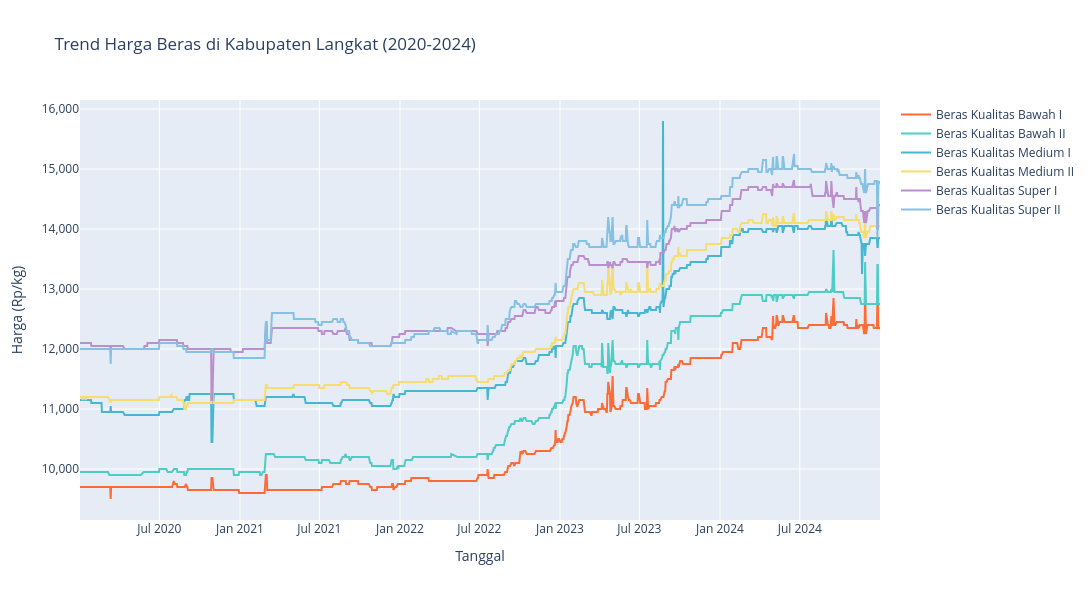
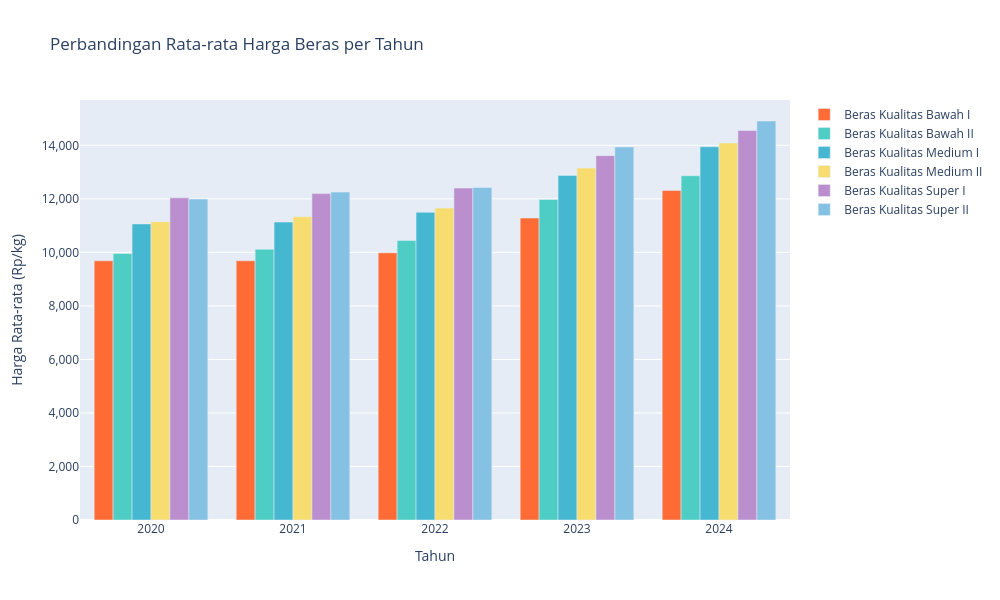
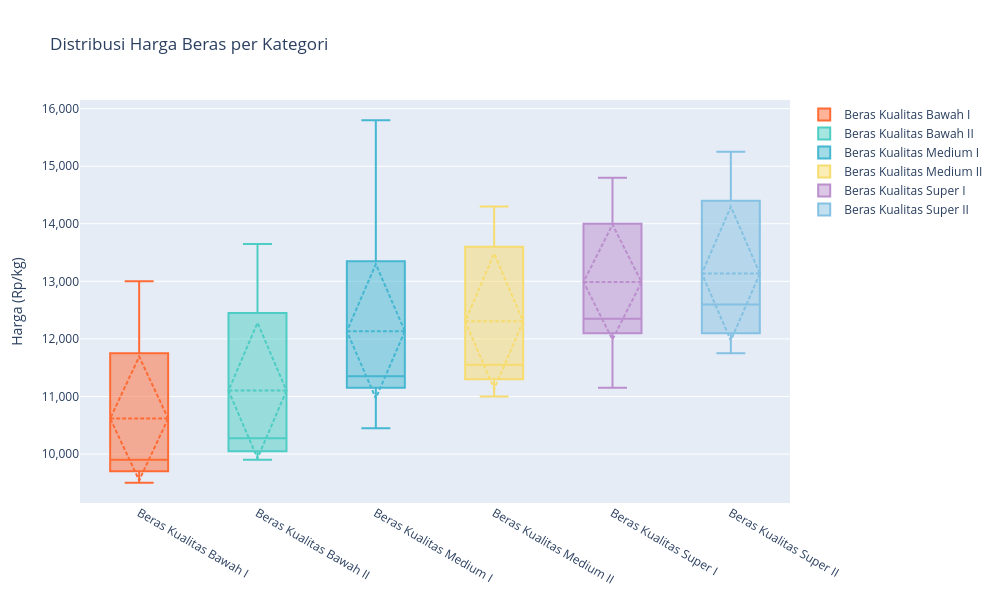
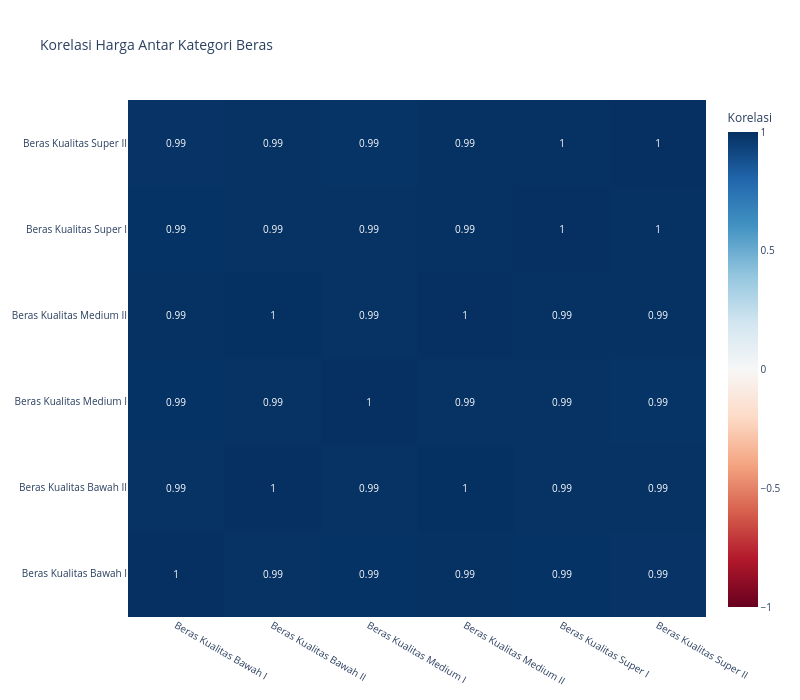

Notebook code cell kept with these figures, in order:
### Code cell
# Cell 3: Visualisasi Trend Harga Beras + Save

print("📊 Membuat visualisasi trend harga beras...")

# 1. Line chart trend semua kategori beras
fig_all_trends = go.Figure()

colors = ['#FF6B35', '#4ECDC4', '#45B7D1', '#F7DC6F', '#BB8FCE', '#85C1E2']

for i, kategori in enumerate(kategori_beras):
    fig_all_trends.add_trace(go.Scatter(
        x=df['Tanggal'],
        y=df[kategori],
        mode='lines',
        name=kategori,
        line=dict(width=2, color=colors[i % len(colors)]),
        hovertemplate='%{x|%Y-%m-%d}<br>Harga: Rp %{y:,.0f}<extra></extra>'
    ))

fig_all_trends.update_layout(
    title="Trend Harga Beras di Kabupaten Langkat (2020-2024)",
    xaxis_title="Tanggal",
    yaxis_title="Harga (Rp/kg)",
    font=dict(size=12),
    width=1200,
    height=600,
    yaxis={'tickformat': ',.0f'},
    hovermode='x unified',
    legend=dict(
        orientation="v",
        yanchor="top",
        y=1,
        xanchor="left",
        x=1.02
    )
)

fig_all_trends.show()

# 2. Perbandingan harga rata-rata per tahun untuk setiap kategori
yearly_avg = df.groupby('Tahun')[kategori_beras].mean().reset_index()

fig_yearly = go.Figure()

for i, kategori in enumerate(kategori_beras):
    fig_yearly.add_trace(go.Bar(
        name=kategori,
        x=yearly_avg['Tahun'],
        y=yearly_avg[kategori],
        marker_color=colors[i % len(colors)],
        hovertemplate='Tahun %{x}<br>Harga: Rp %{y:,.0f}<extra></extra>'
    ))

fig_yearly.update_layout(
    title="Perbandingan Rata-rata Harga Beras per Tahun",
    xaxis_title="Tahun",
    yaxis_title="Harga Rata-rata (Rp/kg)",
    barmode='group',
    font=dict(size=12),
    width=1000,
    height=600,
    yaxis={'tickformat': ',.0f'},
    xaxis={'dtick': 1}
)

fig_yearly.show()

# 3. Box plot distribusi harga per kategori
fig_box = go.Figure()

for i, kategori in enumerate(kategori_beras):
    fig_box.add_trace(go.Box(
        y=df[kategori],
        name=kategori,
        marker_color=colors[i % len(colors)],
        boxmean='sd'
    ))

fig_box.update_layout(
    title="Distribusi Harga Beras per Kategori",
    yaxis_title="Harga (Rp/kg)",
    font=dict(size=12),
    width=1000,
    height=600,
    yaxis={'tickformat': ',.0f'},
    showlegend=True
)

fig_box.show()

# 4. Heatmap korelasi antar kategori beras
correlation_matrix = df[kategori_beras].corr()

fig_corr = go.Figure(data=go.Heatmap(
    z=correlation_matrix.values,
    x=correlation_matrix.columns,
    y=correlation_matrix.columns,
    colorscale='RdBu',
    zmid=0,
    text=correlation_matrix.values.round(2),
    texttemplate='%{text}',
    textfont={"size": 10},
    colorbar=dict(title="Korelasi")
))

fig_corr.update_layout(
    title="Korelasi Harga Antar Kategori Beras",
    font=dict(size=10),
    width=800,
    height=700
)

fig_corr.show()

# Analisis trend per tahun
print("\n📈 ANALISIS TREND HARGA PER TAHUN:")
print("=" * 80)
for i in range(len(yearly_avg) - 1):
    current_year = int(yearly_avg.iloc[i]['Tahun'])
    next_year = int(yearly_avg.iloc[i + 1]['Tahun'])
    
    print(f"\n{current_year} → {next_year}:")
    for kategori in kategori_beras:
        current_price = yearly_avg.iloc[i][kategori]
        next_price = yearly_avg.iloc[i + 1][kategori]
        change = next_price - current_price
        change_pct = (change / current_price) * 100
        trend = "📈 NAIK" if change > 0 else "📉 TURUN" if change < 0 else "➡️ STABIL"
        
        print(f"  {kategori}: {trend}")
        print(f"    Perubahan: Rp {change:,.0f} ({change_pct:+.2f}%)")

# Save visualizations
fig_all_trends.write_html('flask_components/visualizations/trend_harga_semua_kategori.html')
fig_yearly.write_html('flask_components/visualizations/perbandingan_harga_per_tahun.html')
fig_box.write_html('flask_components/visualizations/distribusi_harga_per_kategori.html')
fig_corr.write_html('flask_components/visualizations/korelasi_harga_antar_kategori.html')

print("\n📊 Visualisasi trend harga berhasil ditampilkan!")
print("💾 Semua visualisasi sudah disimpan!")

# ===== VISUALISASI FAKTOR CUACA (TAMBAHAN SESUAI REVISI) =====
print("\n🌦️  Membuat visualisasi faktor cuaca terhadap harga beras...")

# 5. Trend Temperatur & Curah Hujan harian (dual axis)
fig_weather_trend = make_subplots(specs=[[{"secondary_y": True}]])

fig_weather_trend.add_trace(
    go.Scatter(
        x=df['Tanggal'], y=df['Temperatur'],
        mode='lines', name='Temperatur (°C)',
        line=dict(color='#E74C3C', width=1.5),
        hovertemplate='%{x|%Y-%m-%d}<br>Temperatur: %{y:.1f}°C<extra></extra>'
    ),
    secondary_y=False
)

fig_weather_trend.add_trace(
    go.Bar(
        x=df['Tanggal'], y=df['Curah_Hujan'],
        name='Curah Hujan (mm)',
        marker_color='#3498DB', opacity=0.4,
        hovertemplate='%{x|%Y-%m-%d}<br>Curah Hujan: %{y:.1f}mm<extra></extra>'
    ),
    secondary_y=True
)

fig_weather_trend.update_layout(
    title="Trend Temperatur dan Curah Hujan Harian (2020-2024)",
    font=dict(size=12),
    width=1200,
    height=600,
    hovermode='x unified',
    legend=dict(orientation="h", yanchor="bottom", y=1.02, xanchor="right", x=1)
)
fig_weather_trend.update_yaxes(title_text="Temperatur (°C)", secondary_y=False)
fig_weather_trend.update_yaxes(title_text="Curah Hujan (mm)", secondary_y=True)

fig_weather_trend.show()

# 6. Korelasi Cuaca terhadap Harga Beras (bar chart, per kategori)
weather_corr_long = weather_corr.reset_index().melt(
    id_vars='index', var_name='Faktor Cuaca', value_name='Korelasi'
)
weather_corr_long.columns = ['Kategori', 'Faktor Cuaca', 'Korelasi']
weather_corr_long['Kategori'] = weather_corr_long['Kategori'].str.replace('Beras Kualitas ', '')

fig_weather_corr = px.bar(
    weather_corr_long,
    x='Kategori', y='Korelasi', color='Faktor Cuaca',
    barmode='group',
    title='Korelasi Faktor Cuaca terhadap Harga Beras per Kategori',
    color_discrete_sequence=['#E74C3C', '#3498DB']
)
fig_weather_corr.update_layout(
    width=1100, height=550, font=dict(size=12),
    yaxis_title='Koefisien Korelasi (Pearson)'
)
fig_weather_corr.add_hline(y=0, line_dash='dot', line_color='gray')

fig_weather_corr.show()

print(f"\n📌 CATATAN: Korelasi cuaca terhadap harga relatif lemah (|r| < 0.2),")
print(f"   menunjukkan cuaca bukan faktor dominan, namun tetap relevan")
print(f"   dimasukkan sebagai variabel eksogen sesuai arahan pembimbing.")

# Save weather visualizations
fig_weather_trend.write_html('flask_components/visualizations/trend_cuaca_harian.html')
fig_weather_corr.write_html('flask_components/visualizations/korelasi_cuaca_harga.html')

print("\n🌦️  Visualisasi faktor cuaca berhasil ditampilkan!")
print("💾 Visualisasi cuaca sudah disimpan!")

### Figure 1 — Plotly figure (JSON) as saved in the notebook; plotly's stock layout.template omitted (floating-point values rounded to 4 significant figures; data arrays with more than 128 entries replaced by an {"elided": "..."} marker saying what was removed)
{"data": [{"hovertemplate": "%{x|%Y-%m-%d}<br>Harga: Rp %{y:,.0f}<extra></extra>", "line": {"color": "#FF6B35", "width": 2}, "mode": "lines", "name": "Beras Kualitas Bawah I", "type": "scatter", "x": {"elided": "1258 str values"}, "y": {"elided": "1258 int values"}}, {"hovertemplate": "%{x|%Y-%m-%d}<br>Harga: Rp %{y:,.0f}<extra></extra>", "line": {"color": "#4ECDC4", "width": 2}, "mode": "lines", "name": "Beras Kualitas Bawah II", "type": "scatter", "x": {"elided": "1258 str values"}, "y": {"elided": "1258 int values"}}, {"hovertemplate": "%{x|%Y-%m-%d}<br>Harga: Rp %{y:,.0f}<extra></extra>", "line": {"color": "#45B7D1", "width": 2}, "mode": "lines", "name": "Beras Kualitas Medium I", "type": "scatter", "x": {"elided": "1258 str values"}, "y": {"elided": "1258 int values"}}, {"hovertemplate": "%{x|%Y-%m-%d}<br>Harga: Rp %{y:,.0f}<extra></extra>", "line": {"color": "#F7DC6F", "width": 2}, "mode": "lines", "name": "Beras Kualitas Medium II", "type": "scatter", "x": {"elided": "1258 str values"}, "y": {"elided": "1258 int values"}}, {"hovertemplate": "%{x|%Y-%m-%d}<br>Harga: Rp %{y:,.0f}<extra></extra>", "line": {"color": "#BB8FCE", "width": 2}, "mode": "lines", "name": "Beras Kualitas Super I", "type": "scatter", "x": {"elided": "1258 str values"}, "y": {"elided": "1258 int values"}}, {"hovertemplate": "%{x|%Y-%m-%d}<br>Harga: Rp %{y:,.0f}<extra></extra>", "line": {"color": "#85C1E2", "width": 2}, "mode": "lines", "name": "Beras Kualitas Super II", "type": "scatter", "x": {"elided": "1258 str values"}, "y": {"elided": "1258 int values"}}], "layout": {"font": {"size": 12}, "height": 600, "hovermode": "x unified", "legend": {"orientation": "v", "x": 1.02, "xanchor": "left", "y": 1, "yanchor": "top"}, "title": {"text": "Trend Harga Beras di Kabupaten Langkat (2020-2024)"}, "width": 1200, "xaxis": {"title": {"text": "Tanggal"}}, "yaxis": {"tickformat": ",.0f", "title": {"text": "Harga (Rp/kg)"}}}}

### Figure 2 — Plotly figure (JSON) as saved in the notebook; plotly's stock layout.template omitted (floating-point values rounded to 4 significant figures)
{"data": [{"hovertemplate": "Tahun %{x}<br>Harga: Rp %{y:,.0f}<extra></extra>", "marker": {"color": "#FF6B35"}, "name": "Beras Kualitas Bawah I", "type": "bar", "x": [2020, 2021, 2022, 2023, 2024], "y": [9686.0, 9686.0, 9982.0, 11280.0, 12310.0]}, {"hovertemplate": "Tahun %{x}<br>Harga: Rp %{y:,.0f}<extra></extra>", "marker": {"color": "#4ECDC4"}, "name": "Beras Kualitas Bawah II", "type": "bar", "x": [2020, 2021, 2022, 2023, 2024], "y": [9957.0, 10120.0, 10440.0, 11980.0, 12860.0]}, {"hovertemplate": "Tahun %{x}<br>Harga: Rp %{y:,.0f}<extra></extra>", "marker": {"color": "#45B7D1"}, "name": "Beras Kualitas Medium I", "type": "bar", "x": [2020, 2021, 2022, 2023, 2024], "y": [11060.0, 11130.0, 11500.0, 12880.0, 13950.0]}, {"hovertemplate": "Tahun %{x}<br>Harga: Rp %{y:,.0f}<extra></extra>", "marker": {"color": "#F7DC6F"}, "name": "Beras Kualitas Medium II", "type": "bar", "x": [2020, 2021, 2022, 2023, 2024], "y": [11150.0, 11330.0, 11650.0, 13150.0, 14090.0]}, {"hovertemplate": "Tahun %{x}<br>Harga: Rp %{y:,.0f}<extra></extra>", "marker": {"color": "#BB8FCE"}, "name": "Beras Kualitas Super I", "type": "bar", "x": [2020, 2021, 2022, 2023, 2024], "y": [12040.0, 12200.0, 12400.0, 13620.0, 14550.0]}, {"hovertemplate": "Tahun %{x}<br>Harga: Rp %{y:,.0f}<extra></extra>", "marker": {"color": "#85C1E2"}, "name": "Beras Kualitas Super II", "type": "bar", "x": [2020, 2021, 2022, 2023, 2024], "y": [11990.0, 12250.0, 12430.0, 13940.0, 14910.0]}], "layout": {"barmode": "group", "font": {"size": 12}, "height": 600, "title": {"text": "Perbandingan Rata-rata Harga Beras per Tahun"}, "width": 1000, "xaxis": {"dtick": 1, "title": {"text": "Tahun"}}, "yaxis": {"tickformat": ",.0f", "title": {"text": "Harga Rata-rata (Rp/kg)"}}}}

### Figure 3 — Plotly figure (JSON) as saved in the notebook; plotly's stock layout.template omitted (floating-point values rounded to 4 significant figures; data arrays with more than 128 entries replaced by an {"elided": "..."} marker saying what was removed)
{"data": [{"boxmean": "sd", "marker": {"color": "#FF6B35"}, "name": "Beras Kualitas Bawah I", "type": "box", "y": {"elided": "1258 int values"}}, {"boxmean": "sd", "marker": {"color": "#4ECDC4"}, "name": "Beras Kualitas Bawah II", "type": "box", "y": {"elided": "1258 int values"}}, {"boxmean": "sd", "marker": {"color": "#45B7D1"}, "name": "Beras Kualitas Medium I", "type": "box", "y": {"elided": "1258 int values"}}, {"boxmean": "sd", "marker": {"color": "#F7DC6F"}, "name": "Beras Kualitas Medium II", "type": "box", "y": {"elided": "1258 int values"}}, {"boxmean": "sd", "marker": {"color": "#BB8FCE"}, "name": "Beras Kualitas Super I", "type": "box", "y": {"elided": "1258 int values"}}, {"boxmean": "sd", "marker": {"color": "#85C1E2"}, "name": "Beras Kualitas Super II", "type": "box", "y": {"elided": "1258 int values"}}], "layout": {"font": {"size": 12}, "height": 600, "showlegend": true, "title": {"text": "Distribusi Harga Beras per Kategori"}, "width": 1000, "yaxis": {"tickformat": ",.0f", "title": {"text": "Harga (Rp/kg)"}}}}

### Figure 4 — Plotly figure (JSON) as saved in the notebook; plotly's stock layout.template omitted (floating-point values rounded to 4 significant figures)
{"data": [{"colorbar": {"title": {"text": "Korelasi"}}, "colorscale": [[0.0, "rgb(103,0,31)"], [0.1, "rgb(178,24,43)"], [0.2, "rgb(214,96,77)"], [0.3, "rgb(244,165,130)"], [0.4, "rgb(253,219,199)"], [0.5, "rgb(247,247,247)"], [0.6, "rgb(209,229,240)"], [0.7, "rgb(146,197,222)"], [0.8, "rgb(67,147,195)"], [0.9, "rgb(33,102,172)"], [1.0, "rgb(5,48,97)"]], "text": [[1.0, 0.99, 0.99, 0.99, 0.99, 0.99], [0.99, 1.0, 0.99, 1.0, 0.99, 0.99], [0.99, 0.99, 1.0, 0.99, 0.99, 0.99], [0.99, 1.0, 0.99, 1.0, 0.99, 0.99], [0.99, 0.99, 0.99, 0.99, 1.0, 1.0], [0.99, 0.99, 0.99, 0.99, 1.0, 1.0]], "textfont": {"size": 10}, "texttemplate": "%{text}", "type": "heatmap", "x": ["Beras Kualitas Bawah I", "Beras Kualitas Bawah II", "Beras Kualitas Medium I", "Beras Kualitas Medium II", "Beras Kualitas Super I", "Beras Kualitas Super II"], "y": ["Beras Kualitas Bawah I", "Beras Kualitas Bawah II", "Beras Kualitas Medium I", "Beras Kualitas Medium II", "Beras Kualitas Super I", "Beras Kualitas Super II"], "z": [[1.0, 0.9926, 0.9901, 0.9939, 0.9903, 0.9876], [0.9926, 1.0, 0.9918, 0.9971, 0.9911, 0.9922], [0.9901, 0.9918, 1.0, 0.9913, 0.9909, 0.9858], [0.9939, 0.9971, 0.9913, 1.0, 0.9944, 0.9945], [0.9903, 0.9911, 0.9909, 0.9944, 1.0, 0.9955], [0.9876, 0.9922, 0.9858, 0.9945, 0.9955, 1.0]], "zmid": 0}], "layout": {"font": {"size": 10}, "height": 700, "title": {"text": "Korelasi Harga Antar Kategori Beras"}, "width": 800}}
